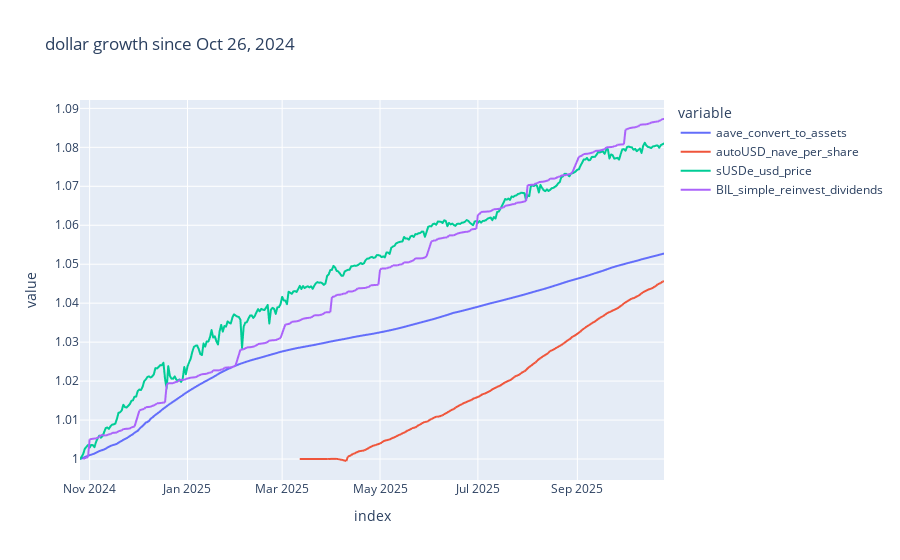

The notebook cell saved with this chart:
### Code cell
first_non_na_values = large_df.apply(lambda col: col.loc[col.first_valid_index()])
norm_one_large_df = large_df / first_non_na_values

recent_df = large_df[large_df.index > pd.to_datetime('2025-04-01').date()]
recent_first_df = recent_df.apply(lambda col: col.loc[col.first_valid_index()])
norm_one_recent_df = recent_df / recent_first_df

px.line(norm_one_large_df, y=['aave_convert_to_assets', 'autoUSD_nave_per_share', 'sUSDe_usd_price', 'BIL_simple_reinvest_dividends'], title='dollar growth since Oct 26, 2024').show()

### Figure 1 — Plotly figure (JSON) as saved in the notebook; plotly's stock layout.template omitted (floating-point values rounded to 4 significant figures; data arrays with more than 128 entries replaced by an {"elided": "..."} marker saying what was removed)
{"data": [{"hovertemplate": "variable=aave_convert_to_assets<br>index=%{x}<br>value=%{y}<extra></extra>", "legendgroup": "aave_convert_to_assets", "line": {"color": "#636efa", "dash": "solid"}, "marker": {"symbol": "circle"}, "mode": "lines", "name": "aave_convert_to_assets", "showlegend": true, "type": "scattergl", "x": {"elided": "365 str values"}, "xaxis": "x", "y": {"elided": "365 float values"}, "yaxis": "y"}, {"hovertemplate": "variable=autoUSD_nave_per_share<br>index=%{x}<br>value=%{y}<extra></extra>", "legendgroup": "autoUSD_nave_per_share", "line": {"color": "#EF553B", "dash": "solid"}, "marker": {"symbol": "circle"}, "mode": "lines", "name": "autoUSD_nave_per_share", "showlegend": true, "type": "scattergl", "x": {"elided": "365 str values"}, "xaxis": "x", "y": {"elided": "365 float values"}, "yaxis": "y"}, {"hovertemplate": "variable=sUSDe_usd_price<br>index=%{x}<br>value=%{y}<extra></extra>", "legendgroup": "sUSDe_usd_price", "line": {"color": "#00cc96", "dash": "solid"}, "marker": {"symbol": "circle"}, "mode": "lines", "name": "sUSDe_usd_price", "showlegend": true, "type": "scattergl", "x": {"elided": "365 str values"}, "xaxis": "x", "y": {"elided": "365 float values"}, "yaxis": "y"}, {"hovertemplate": "variable=BIL_simple_reinvest_dividends<br>index=%{x}<br>value=%{y}<extra></extra>", "legendgroup": "BIL_simple_reinvest_dividends", "line": {"color": "#ab63fa", "dash": "solid"}, "marker": {"symbol": "circle"}, "mode": "lines", "name": "BIL_simple_reinvest_dividends", "showlegend": true, "type": "scattergl", "x": {"elided": "365 str values"}, "xaxis": "x", "y": {"elided": "365 float values"}, "yaxis": "y"}], "layout": {"legend": {"title": {"text": "variable"}, "tracegroupgap": 0}, "title": {"text": "dollar growth since Oct 26, 2024"}, "xaxis": {"anchor": "y", "domain": [0, 1], "title": {"text": "index"}}, "yaxis": {"anchor": "x", "domain": [0, 1], "title": {"text": "value"}}}}
